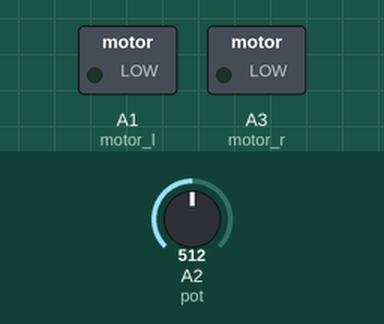
A sketch run on a simulated Arduino Uno, built with avr-gcc and run on an emulated ATmega328P. Parts: switched loads named in the sketch (green lamp = pin HIGH). The test bench sets the inputs (shaded band); at power-on: A2 (pot) = 512.

Above: at 7.8 s.
7.9 s: A2 (pot) set to 527
At 14.4 s:
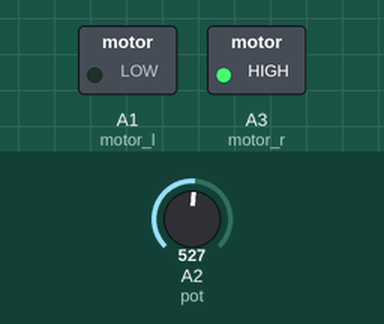
21.4 s: A2 (pot) set to 511
At 25.9 s:
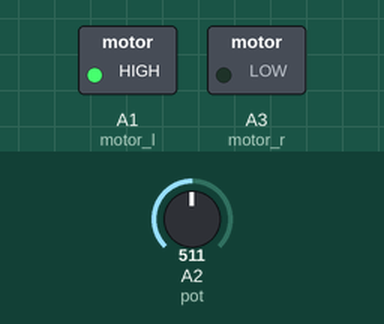
29.8 s: A2 (pot) set to 716
At 36.5 s:
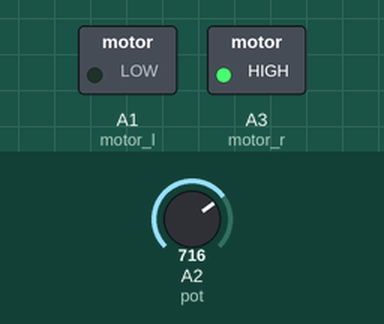
Timing chart, 0 to 45.8 s (numbered marks = the images above; inputs shaded):
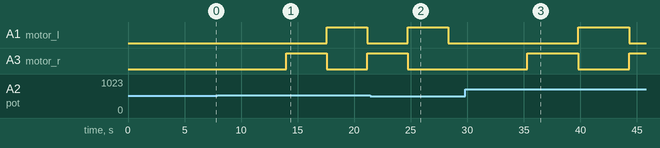

The sketch:

testing_time_and_intensity.ino
```cpp
int motor_l = A1;
int motor_r = A3;
int pot = A2; // pin for potentiometer

// int delay_time, analog_in;

void setup() {
  pinMode(motor_l, OUTPUT);
  pinMode(motor_r, OUTPUT);
  pinMode(pot, INPUT);
}

void loop() {
  // Read the potentiometer value
  int analog_in = analogRead(pot);

  // Map the potentiometer value to control both intensity and delay
  int pwmValue = map(analog_in, 0, 1023, 0, 255);  // For intensity
  int delay_time = map(analog_in, 0, 1023, 1000, 6000); // For time between buzzes

  // // Apply the PWM value to the motors for intensity control
  // analogWrite(motor_l, pwmValue);
  // analogWrite(motor_r, pwmValue);

  // // Control the delay for time between buzzes
  // delay(delay_time);

  // Swap motor states to simulate alternating buzzes
  analogWrite(motor_l, 0);
  analogWrite(motor_r, pwmValue);
  delay(delay_time);

  analogWrite(motor_l, pwmValue);
  analogWrite(motor_r, 0);
  delay(delay_time);
}
```

Measured:
- the behaviour switches between 513 and 514 on A2 (pot) (found by bisection; images 0 and 1)
- after the input at 7.9 s, A1 (motor_l): LOW → HIGH after 9.7 s, → LOW 3.6 s later; A3 (motor_r): LOW → HIGH after 6.1 s, → LOW 3.6 s later, → HIGH 3.6 s later
- after the input at 21.4 s, A3 (motor_r): goes on until 24.7 s, then stays LOW
- after the input at 29.8 s, A1 (motor_l): LOW → HIGH after 10.0 s, → LOW 4.5 s later; A3 (motor_r): LOW → HIGH after 5.5 s, → LOW 4.5 s later, → HIGH 4.5 s later
